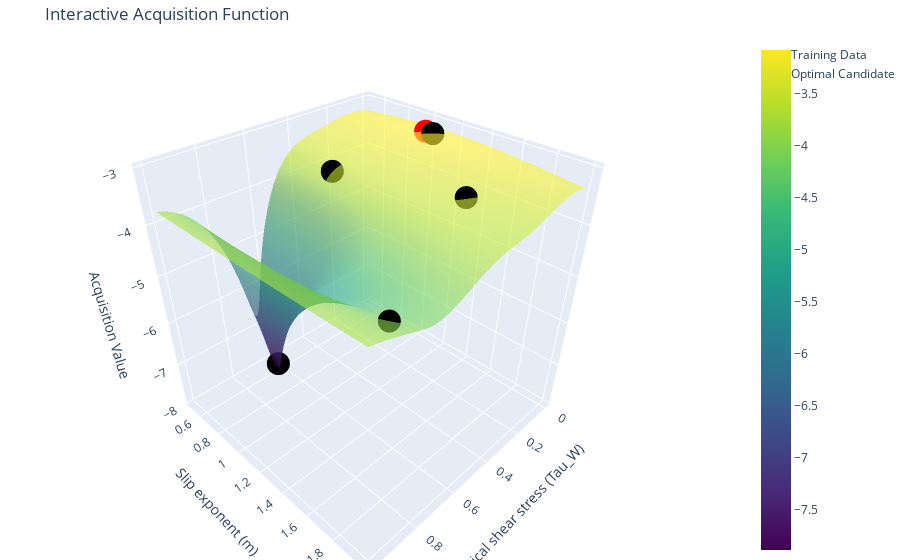

Notebook code for this chart:
### Code cell
tau_w_range = torch.linspace(bounds[0, 0], bounds[0, 1], 100)  # Grid for tau_w
m_range = torch.linspace(bounds[1, 0], bounds[1, 1], 100)      # Grid for m
tau_w_grid, m_grid = torch.meshgrid(tau_w_range, m_range, indexing="ij")


grid = torch.stack([tau_w_grid.ravel(), m_grid.ravel()], dim=-1).double()


acq_values = acq_func(grid.unsqueeze(1)).detach().numpy().reshape(100, 100)


train_acq_values = acq_func(train_x.unsqueeze(1)).detach().numpy()


fig = go.Figure()


fig.add_trace(go.Surface(
    x=tau_w_grid.numpy(),
    y=m_grid.numpy(),
    z=acq_values,
    colorscale='Viridis',
    opacity=0.6,
    name="Acquisition Function"
))


fig.add_trace(go.Scatter3d(
    x=train_x[:, 0].numpy(),
    y=train_x[:, 1].numpy(),
    z=train_acq_values.flatten(),
    mode='markers',
    marker=dict(size=8, color='black'),
    name='Training Data'

))


fig.add_trace(go.Scatter3d(
    x=[candidate[0, 0].item()],
    y=[candidate[0, 1].item()],
    z=[acq_func(candidate).item()],
    mode='markers',
    marker=dict(size=8, color='red', symbol='circle'),
    name='Optimal Candidate'
))


fig.update_layout(
    scene=dict(
        xaxis_title="Critical shear stress (Tau_W)",
        yaxis_title="Slip exponent (m)",
        zaxis_title="Acquisition Value"
    ),
    title="Interactive Acquisition Function",
    margin=dict(l=0, r=0, b=0, t=40)
)


fig.show()

### Figure 1 — Plotly figure (JSON) as saved in the notebook; plotly's stock layout.template omitted (floating-point values rounded to 4 significant figures; data arrays with more than 128 entries replaced by an {"elided": "..."} marker saying what was removed)
{"data": [{"colorscale": [[0, "#440154"], [0.1111, "#482878"], [0.2222, "#3e4989"], [0.3333, "#31688e"], [0.4444, "#26828e"], [0.5556, "#1f9e89"], [0.6667, "#35b779"], [0.7778, "#6ece58"], [0.8889, "#b5de2b"], [1, "#fde725"]], "name": "Acquisition Function", "opacity": 0.6, "type": "surface", "x": {"elided": "100x100 float values"}, "y": {"elided": "100x100 float values"}, "z": {"elided": "100x100 float values"}}, {"marker": {"color": "black", "size": 8}, "mode": "markers", "name": "Training Data", "type": "scatter3d", "x": [0.2985, 0.4342, 0.8245, 0.6489, 0.08723], "y": [1.617, 0.876, 1.857, 0.647, 1.13], "z": [-3.428, -3.525, -4.065, -7.707, -3.081]}, {"marker": {"color": "red", "size": 8, "symbol": "circle"}, "mode": "markers", "name": "Optimal Candidate", "type": "scatter3d", "x": [0.08743], "y": [1.078], "z": [-3.08]}], "layout": {"margin": {"b": 0, "l": 0, "r": 0, "t": 40}, "scene": {"xaxis": {"title": {"text": "Critical shear stress (Tau_W)"}}, "yaxis": {"title": {"text": "Slip exponent (m)"}}, "zaxis": {"title": {"text": "Acquisition Value"}}}, "title": {"text": "Interactive Acquisition Function"}}}
